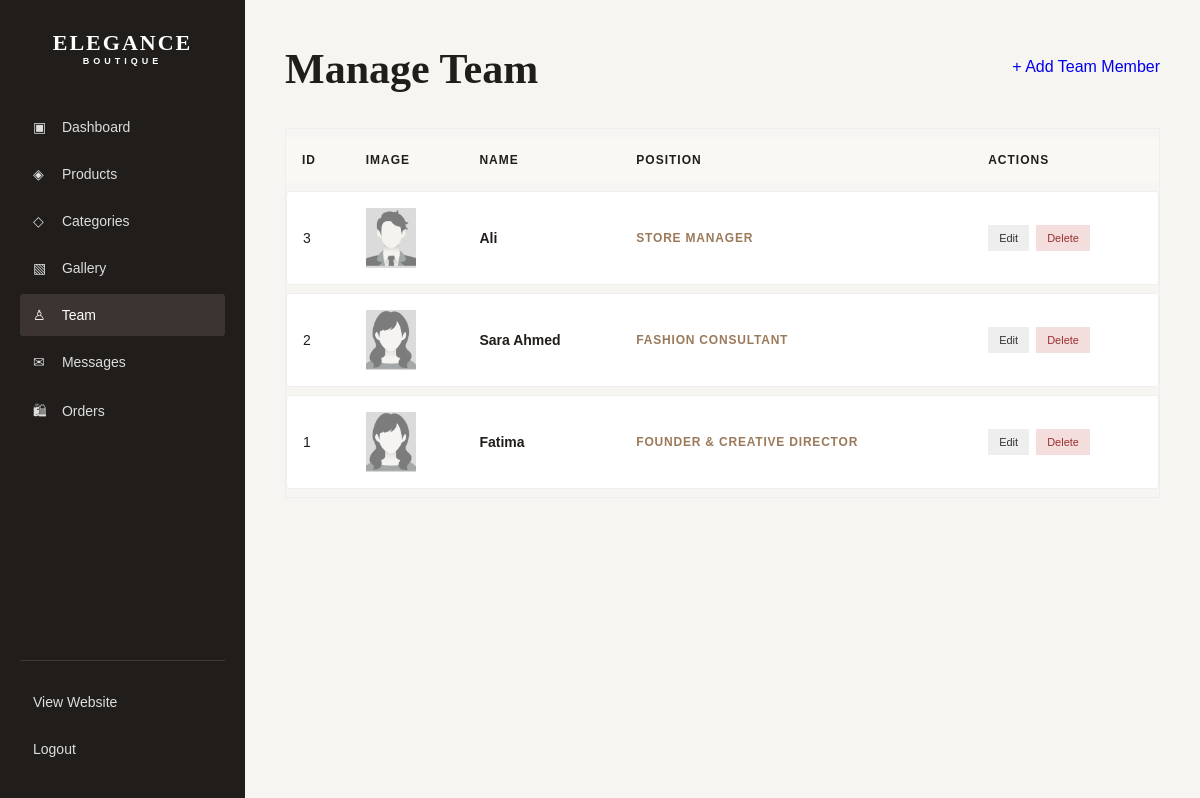
/admin/team.php (signed in), run on the app's committed database.
### tables this page shows
CREATE TABLE `team` (
  `id` int(11) NOT NULL,
  `name` varchar(100) NOT NULL,
  `position` varchar(100) NOT NULL,
  `bio` text DEFAULT NULL,
  `image` varchar(255) DEFAULT NULL,
  `created_at` timestamp NOT NULL DEFAULT current_timestamp()
);

### admin/team.php (the view, shortened to what this page needs)
<?php
require_once "../config/database.php";
$query = "
    SELECT *
    FROM team
    ORDER BY id DESC
";
$result = mysqli_query($conn, $query);
?>
<!DOCTYPE html>
<html lang="en">
<head>
    <link rel="stylesheet" href="admin.css">
</head>
<body>
<div class="admin-layout">
    <aside class="sidebar">
        <div class="admin-logo">
            <a href="../index.php">
                ELEGANCE
                <span>BOUTIQUE</span>
            </a>
        </div>
        <nav class="sidebar-nav">
            <a href="dashboard.php">
                <span>▣</span>
                Dashboard
            </a>
            <a href="products.php">
                <span>◈</span>
                Products
            </a>
            <a href="categories.php">
                <span>◇</span>
                Categories
            </a>
            <a href="gallery.php">
                <span>▧</span>
                Gallery
            </a>
            <a href="team.php" class="active">
                <span>♙</span>
                Team
            </a>
            <a href="messages.php">
                <span>✉</span>
                Messages
            </a>
<a href="orders.php">
    <span>🛍</span>
    Orders
</a>
        </nav>
        <div class="sidebar-bottom">
            <a href="../index.php">
                View Website
            </a>
            <a href="logout.php">
                Logout
            </a>
        </div>
    </aside>
    <main class="admin-container">
        <div class="admin-header">
            <h1>Manage Team</h1>
            <a href="team_add.php" class="btn">
                + Add Team Member
            </a>
        </div>
        <div class="table-wrapper">
            <table class="admin-table">
                <thead>
                    <tr>
                        <th>ID</th>
                        <th>Image</th>
                        <th>Name</th>
                        <th>Position</th>
                        <th>Actions</th>
                    </tr>
                </thead>
                <tbody>
                <?php if (mysqli_num_rows($result) > 0): ?>
                    <?php while ($member = mysqli_fetch_assoc($result)): ?>
                        <tr>
                            <td>
                                <?php echo $member["id"]; ?>
                            </td>
<td>
<?php if (!empty($member["image"])): ?>
    <img
        src="../uploads/team/<?php echo htmlspecialchars($member["image"]); ?>"
        class="team-image"
        alt="<?php echo htmlspecialchars($member["name"]); ?>"
    >
<?php else: ?>
    <span class="no-image">
        No Image
    </span>
<?php endif; ?>
</td>
                            <td>
                                <?php echo htmlspecialchars($member["name"]); ?>
                            </td>
                            <td>
                                <?php echo htmlspecialchars($member["position"]); ?>
                            </td>
                            <td>
                                <div class="action-buttons">
                                    <a
                                        href="team_edit.php?id=<?php echo $member["id"]; ?>"
                                        class="edit-btn"
                                    >
                                        Edit
                                    </a>
                                    <a
                                        href="team_delete.php?id=<?php echo $member["id"]; ?>"
                                        class="delete-btn"
                                        onclick="return confirm('Are you sure you want to delete this team member?');"
                                    >
                                        Delete
                                    </a>
                                </div>
                            </td>
                        </tr>
                    <?php endwhile; ?>
                <?php endif; ?>
                </tbody>
            </table>
        </div>
    </main>
</div>
</body>
</html>

### admin/admin.css (style rules this page uses)
* { box-sizing: border-box; }
html { scroll-behavior: smooth; }
body { margin: 0; font-family: Arial, Helvetica, sans-serif; background: #f7f5f2; color: #211d1b; }
a { text-decoration: none; }
img { max-width: 100%; }
.admin-layout { display: flex; min-height: 100vh; }
.sidebar { width: 245px; flex-shrink: 0; background: #211d1b; color: #ffffff; padding: 30px 20px; display: flex; flex-direction: column; }
.admin-logo { margin-bottom: 40px; text-align: center; }
.admin-logo a { color: #ffffff; text-decoration: none; font-family: Georgia, serif; font-size: 22px; font-weight: bold; letter-spacing: 2px; }
.admin-logo span { display: block; font-family: Arial, sans-serif; font-size: 9px; letter-spacing: 4px; }
.sidebar-nav { display: flex; flex-direction: column; gap: 5px; }
.sidebar-nav a, .sidebar-bottom a { color: #dddddd; text-decoration: none; padding: 13px; border-radius: 3px; font-size: 14px; transition: 0.2s ease; }
.sidebar-nav a:hover, .sidebar-nav a.active, .sidebar-bottom a:hover { background: #3b3430; color: #ffffff; }
.sidebar-nav span { display: inline-block; width: 25px; }
.sidebar-bottom { margin-top: auto; border-top: 1px solid #403934; padding-top: 20px; display: flex; flex-direction: column; gap: 5px; }
.admin-container { flex: 1; width: 100%; max-width: 1500px; padding: 40px; }
.admin-header { display: flex; justify-content: space-between; align-items: center; gap: 20px; margin-bottom: 35px; }
.admin-header h1, .admin-container h1 { font-family: Georgia, serif; font-size: 42px; color: #211d1b; margin: 5px 0 0; }
.table-wrapper { width: 100%; background: #ffffff; border: 1px solid #eeeeee; overflow-x: auto; }
.admin-table, .table-wrapper table { width: 100%; min-width: 750px; border-collapse: separate; border-spacing: 0 8px; background: #f7f5f2; }
.admin-table thead, .table-wrapper thead { background: #ffffff; }
.admin-table th, .table-wrapper th { text-align: left; padding: 16px; background: #faf8f5; color: #211d1b; font-size: 12px; text-transform: uppercase; letter-spacing: 1px; font-weight: 600; }
.admin-table tbody tr, .table-wrapper tbody tr { background: #ffffff; transition: 0.2s ease; }
.admin-table td, .table-wrapper td { padding: 16px; border-top: 1px solid #eeeeee; border-bottom: 1px solid #eeeeee; font-size: 14px; vertical-align: middle; }
.admin-table tbody td:first-child, .table-wrapper tbody td:first-child { border-left: 1px solid #eeeeee; border-top-left-radius: 4px; border-bottom-left-radius: 4px; }
.admin-table tbody td:last-child, .table-wrapper tbody td:last-child { border-right: 1px solid #eeeeee; border-top-right-radius: 4px; border-bottom-right-radius: 4px; }
.table-wrapper .team-image { width: 50px; height: 60px; object-fit: cover; display: block; background: #f3f1ef; }
.table-wrapper td:nth-child(3) { font-weight: 600; color: #211d1b; }
.table-wrapper td:nth-child(4) { color: #9b795b; font-size: 12px; font-weight: 600; text-transform: uppercase; letter-spacing: 0.8px; }
.table-actions, .action-buttons { display: flex; align-items: center; gap: 7px; flex-wrap: wrap; }
.edit-btn, .delete-btn { display: inline-block; padding: 7px 11px; text-decoration: none; font-size: 11px; transition: 0.2s ease; }
.edit-btn { background: #eeeeee; color: #333333; }
.delete-btn { background: #f3dddd; color: #9b3030; }
.team-image { overflow: hidden; }

### data on the page
team: id "3", image (picture), name "Ali", position "STORE MANAGER"
team: id "2", image (picture), name "Sara Ahmed", position "FASHION CONSULTANT"
team: id "1", image (picture), name "Fatima", position "FOUNDER & CREATIVE DIRECTOR"
